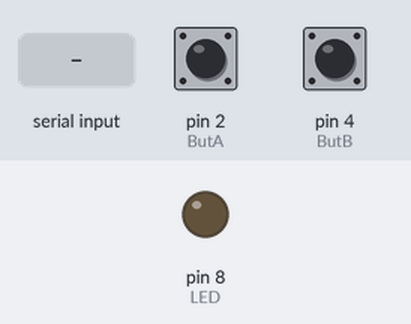
Simulated run of this sketch. Board: Arduino Uno, built with avr-gcc and run on an emulated ATmega328P. Parts: output pins drawn as LEDs (lit = HIGH). Inputs (shaded band) come from the test bench; at power-on: pin 2 (ButA) LOW, pin 4 (ButB) LOW. What the sketch prints to the serial monitor is not drawn.

Above: at 1.0 s.
1.1 s: byte 1 (1) received over Serial
At 2.3 s:
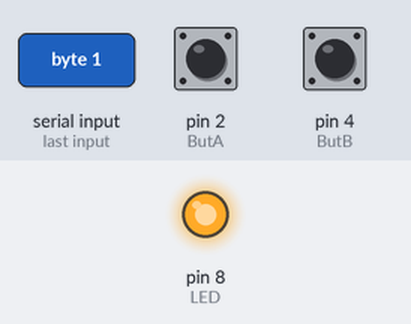
Timing chart, 0 to 4.1 s (numbered marks = the images above; inputs shaded):
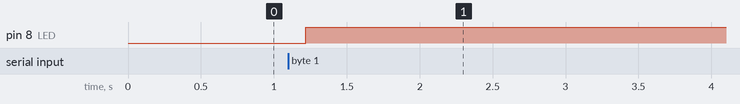

Measured:
- after the input at 1.1 s, pin 8 (LED): LOW → HIGH after 0.12 s

The sketch:

FinalProjARDTest2.ino
```cpp
const int ButA = 2;
const int ButB = 4;
const int LED = 8;
int inByte = 0;
int BAState = LOW;
int BBState = LOW;
int BACount = 0;
int BBCount = 0;
char outByte = 0;

void setup()
{
  Serial.begin(9600);
  while(!Serial)
  {
    ;
  }
  pinMode(ButA, INPUT);
  pinMode(ButB, INPUT);
  pinMode(LED, OUTPUT);
  link();
}

void loop()
{
  BAState = digitalRead(ButA);
  BBState = digitalRead(ButB);

  outByte = 'C';
  //delay(100);
  if(BAState == HIGH && BACount != 1)
  {
    outByte = 'A';
    BACount = 1;
    BBCount = 0;
    //Serial.print('A');
  }
  delay(10);
  if(BBState == HIGH && BBCount != 1)
  {
    outByte = 'B';
    BACount = 0;
    BBCount = 1;
    //Serial.print('B');
  }
  delay(10);

  if(Serial.available() > 0)
  {
    inByte = Serial.read();
    if(inByte == 0)
    {
      digitalWrite(LED, LOW);
    }
    else if(inByte == 1)
    {
      digitalWrite(LED, HIGH);
    }
    else{}
    Serial.print(outByte);
  }
}

void link()
{
  while(Serial.available() <= 0)
  {
    Serial.print('X');
    delay(300);
  }
}
```
